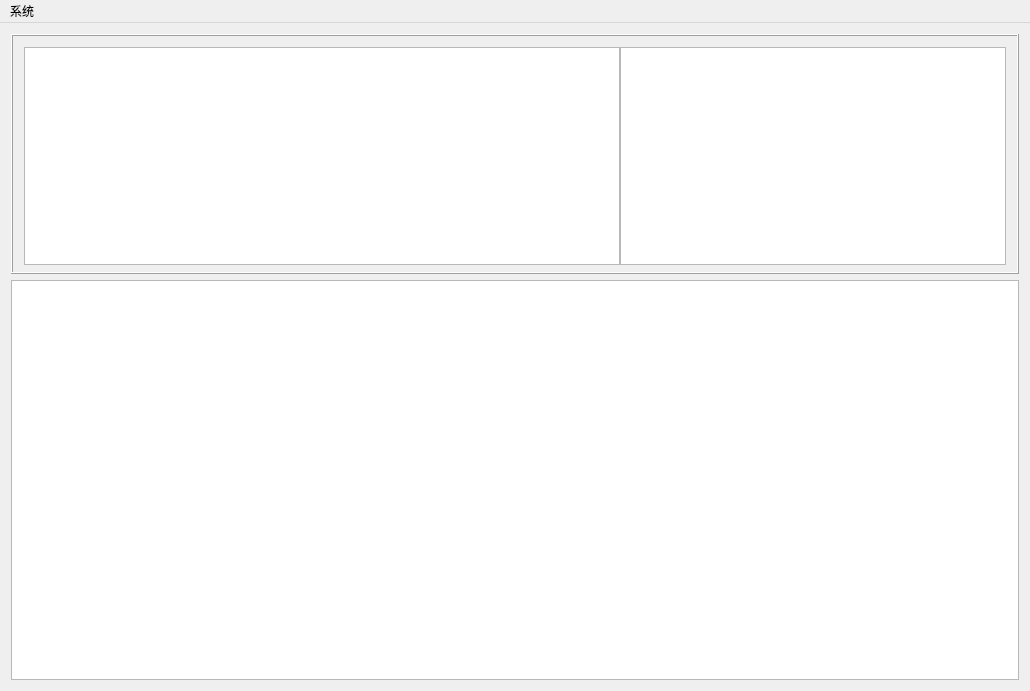
<?xml version="1.0" encoding="UTF-8"?>
<ui version="4.0">
 <class>IwrAppClass</class>
 <widget class="QMainWindow" name="IwrAppClass">
  <property name="geometry">
   <rect>
    <x>0</x>
    <y>0</y>
    <width>1026</width>
    <height>681</height>
   </rect>
  </property>
  <property name="windowTitle">
   <string>IwrApp</string>
  </property>
  <widget class="QWidget" name="centralWidget">
   <layout class="QVBoxLayout" name="verticalLayout">
    <item>
     <widget class="QFrame" name="frame">
      <property name="sizePolicy">
       <sizepolicy hsizetype="Expanding" vsizetype="Fixed">
        <horstretch>0</horstretch>
        <verstretch>0</verstretch>
       </sizepolicy>
      </property>
      <property name="minimumSize">
       <size>
        <width>1008</width>
        <height>240</height>
       </size>
      </property>
      <property name="frameShape">
       <enum>QFrame::Box</enum>
      </property>
      <property name="frameShadow">
       <enum>QFrame::Raised</enum>
      </property>
      <layout class="QHBoxLayout" name="horizontalLayout">
       <item>
        <widget class="QListView" name="lvSession">
         <property name="minimumSize">
          <size>
           <width>596</width>
           <height>218</height>
          </size>
         </property>
        </widget>
       </item>
       <item>
        <widget class="QTextEdit" name="teDetail">
         <property name="sizePolicy">
          <sizepolicy hsizetype="Fixed" vsizetype="Expanding">
           <horstretch>0</horstretch>
           <verstretch>0</verstretch>
          </sizepolicy>
         </property>
         <property name="minimumSize">
          <size>
           <width>386</width>
           <height>218</height>
          </size>
         </property>
        </widget>
       </item>
      </layout>
     </widget>
    </item>
    <item>
     <widget class="QTextBrowser" name="tbLog">
      <property name="minimumSize">
       <size>
        <width>1008</width>
        <height>400</height>
       </size>
      </property>
     </widget>
    </item>
   </layout>
  </widget>
  <widget class="QMenuBar" name="menuBar">
   <property name="geometry">
    <rect>
     <x>0</x>
     <y>0</y>
     <width>1026</width>
     <height>21</height>
    </rect>
   </property>
   <widget class="QMenu" name="menu">
    <property name="title">
     <string>系统</string>
    </property>
    <addaction name="actionStart"/>
    <addaction name="actionStop"/>
    <addaction name="separator"/>
    <addaction name="actionConfig"/>
    <addaction name="separator"/>
    <addaction name="actionExit"/>
   </widget>
   <addaction name="menu"/>
  </widget>
  <action name="actionStart">
   <property name="text">
    <string>启动</string>
   </property>
  </action>
  <action name="actionStop">
   <property name="text">
    <string>停止</string>
   </property>
  </action>
  <action name="actionConfig">
   <property name="text">
    <string>配置</string>
   </property>
  </action>
  <action name="actionExit">
   <property name="text">
    <string>退出</string>
   </property>
  </action>
 </widget>
 <layoutdefault spacing="6" margin="11"/>
 <resources>
  <include location="IwrApp.qrc"/>
 </resources>
 <connections/>
</ui>
